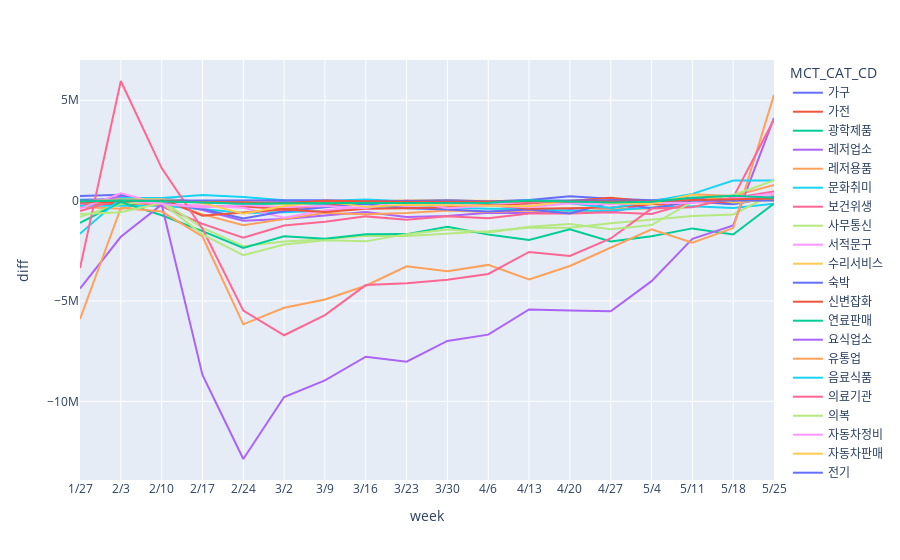

Notebook cell for this chart:
### Code cell
fig = px.line(daegu_total_diff2, x="week", y="diff", color='MCT_CAT_CD')

fig.update_layout(xaxis=dict(tickmode='array', tickvals=np.arange(0, len(test2)), ticktext=test2))
fig.show()

### Figure 1 — Plotly figure (JSON) as saved in the notebook; plotly's stock layout.template omitted (floating-point values rounded to 4 significant figures)
{"data": [{"hovertemplate": "MCT_CAT_CD=가구<br>week=%{x}<br>diff=%{y}<extra></extra>", "legendgroup": "가구", "line": {"color": "#636efa", "dash": "solid"}, "mode": "lines", "name": "가구", "orientation": "v", "showlegend": true, "type": "scatter", "x": [5, 6, 7, 8, 9, 10, 11, 12, 13, 14, 15, 16, 17, 18, 19, 20, 21, 22], "xaxis": "x", "y": [38804, 74850, 90530, -69128, -134735, -79736, -149519, -81859, -17530, 29293, -38405, 36900, 214308, 90774, 22951, 141984, 18020, 225964], "yaxis": "y"}, {"hovertemplate": "MCT_CAT_CD=가전<br>week=%{x}<br>diff=%{y}<extra></extra>", "legendgroup": "가전", "line": {"color": "#EF553B", "dash": "solid"}, "mode": "lines", "name": "가전", "orientation": "v", "showlegend": true, "type": "scatter", "x": [5, 6, 7, 8, 9, 10, 11, 12, 13, 14, 15, 16, 17, 18, 19, 20, 21, 22], "xaxis": "x", "y": [-229385, -153806, -227815, -241938, -290181, -417006, -238773, -92582, -105888, -121577, -214425, -143661, -24205, 146155, -54072, -54296, 7964, 53339], "yaxis": "y"}, {"hovertemplate": "MCT_CAT_CD=광학제품<br>week=%{x}<br>diff=%{y}<extra></extra>", "legendgroup": "광학제품", "line": {"color": "#00cc96", "dash": "solid"}, "mode": "lines", "name": "광학제품", "orientation": "v", "showlegend": true, "type": "scatter", "x": [5, 6, 7, 8, 9, 10, 11, 12, 13, 14, 15, 16, 17, 18, 19, 20, 21, 22], "xaxis": "x", "y": [14191, -64254, -51919, -65383, -152572, -169267, -131898, -78215, -106304, -63520, -44912, -14678, -14878, -57925, -44343, 2473, -21398, 52326], "yaxis": "y"}, {"hovertemplate": "MCT_CAT_CD=레저업소<br>week=%{x}<br>diff=%{y}<extra></extra>", "legendgroup": "레저업소", "line": {"color": "#ab63fa", "dash": "solid"}, "mode": "lines", "name": "레저업소", "orientation": "v", "showlegend": true, "type": "scatter", "x": [5, 6, 7, 8, 9, 10, 11, 12, 13, 14, 15, 16, 17, 18, 19, 20, 21, 22], "xaxis": "x", "y": [-156988, 204488, -65415, -468171, -997057, -919544, -738069, -561318, -817577, -771985, -602077, -619872, -465978, -583454, -127168, -16823, -165495, 222107], "yaxis": "y"}, {"hovertemplate": "MCT_CAT_CD=레저용품<br>week=%{x}<br>diff=%{y}<extra></extra>", "legendgroup": "레저용품", "line": {"color": "#FFA15A", "dash": "solid"}, "mode": "lines", "name": "레저용품", "orientation": "v", "showlegend": true, "type": "scatter", "x": [5, 6, 7, 8, 9, 10, 11, 12, 13, 14, 15, 16, 17, 18, 19, 20, 21, 22], "xaxis": "x", "y": [-320717, -409102, 17570, -684727, -1227516, -907616, -610305, -674463, -615417, -486721, -566120, -487038, -588265, -425684, -388541, 320812, 227632, 780925], "yaxis": "y"}, {"hovertemplate": "MCT_CAT_CD=문화취미<br>week=%{x}<br>diff=%{y}<extra></extra>", "legendgroup": "문화취미", "line": {"color": "#19d3f3", "dash": "solid"}, "mode": "lines", "name": "문화취미", "orientation": "v", "showlegend": true, "type": "scatter", "x": [5, 6, 7, 8, 9, 10, 11, 12, 13, 14, 15, 16, 17, 18, 19, 20, 21, 22], "xaxis": "x", "y": [-258025, -241403, -259890, -418748, -618689, -577508, -509444, -313521, -353370, -344475, -400971, -414137, -504362, -489397, -344357, -280995, -370005, -150522], "yaxis": "y"}, {"hovertemplate": "MCT_CAT_CD=보건위생<br>week=%{x}<br>diff=%{y}<extra></extra>", "legendgroup": "보건위생", "line": {"color": "#FF6692", "dash": "solid"}, "mode": "lines", "name": "보건위생", "orientation": "v", "showlegend": true, "type": "scatter", "x": [5, 6, 7, 8, 9, 10, 11, 12, 13, 14, 15, 16, 17, 18, 19, 20, 21, 22], "xaxis": "x", "y": [-517481, 76514, -282542, -1160320, -1850803, -1239675, -1051160, -784891, -958154, -777439, -875831, -639988, -646759, -573670, -667204, -87209, 136146, 460176], "yaxis": "y"}, {"hovertemplate": "MCT_CAT_CD=사무통신<br>week=%{x}<br>diff=%{y}<extra></extra>", "legendgroup": "사무통신", "line": {"color": "#B6E880", "dash": "solid"}, "mode": "lines", "name": "사무통신", "orientation": "v", "showlegend": true, "type": "scatter", "x": [5, 6, 7, 8, 9, 10, 11, 12, 13, 14, 15, 16, 17, 18, 19, 20, 21, 22], "xaxis": "x", "y": [-807821, -164405, -24676, -1359850, -2273872, -2034483, -1923686, -1750867, -1767024, -1640148, -1523863, -1345664, -1353056, -1123623, -928544, -761307, -689948, 345428], "yaxis": "y"}, {"hovertemplate": "MCT_CAT_CD=서적문구<br>week=%{x}<br>diff=%{y}<extra></extra>", "legendgroup": "서적문구", "line": {"color": "#FF97FF", "dash": "solid"}, "mode": "lines", "name": "서적문구", "orientation": "v", "showlegend": true, "type": "scatter", "x": [5, 6, 7, 8, 9, 10, 11, 12, 13, 14, 15, 16, 17, 18, 19, 20, 21, 22], "xaxis": "x", "y": [-146785, 24552, -151334, -255879, -352662, -851644, -477232, -310525, -273003, -156257, -164367, -63460, -92531, -97740, -57491, 8969, 28789, 223648], "yaxis": "y"}, {"hovertemplate": "MCT_CAT_CD=수리서비스<br>week=%{x}<br>diff=%{y}<extra></extra>", "legendgroup": "수리서비스", "line": {"color": "#FECB52", "dash": "solid"}, "mode": "lines", "name": "수리서비스", "orientation": "v", "showlegend": true, "type": "scatter", "x": [5, 6, 7, 8, 9, 10, 11, 12, 13, 14, 15, 16, 17, 18, 19, 20, 21, 22], "xaxis": "x", "y": [-38639, 50272, 45588, -55447, -75532, -169284, -9653, -38985, 20442, 1912, 13583, -40515, -52077, -48162, -20842, 22687, 31337, -1099], "yaxis": "y"}, {"hovertemplate": "MCT_CAT_CD=숙박<br>week=%{x}<br>diff=%{y}<extra></extra>", "legendgroup": "숙박", "line": {"color": "#636efa", "dash": "solid"}, "mode": "lines", "name": "숙박", "orientation": "v", "showlegend": true, "type": "scatter", "x": [5, 6, 7, 8, 9, 10, 11, 12, 13, 14, 15, 16, 17, 18, 19, 20, 21, 22], "xaxis": "x", "y": [228099, 290344, -121658, -419879, -892866, -534575, -333494, -168431, -376854, -436612, -542639, -444822, -640069, -95174, -376361, -45165, -181178, 177106], "yaxis": "y"}, {"hovertemplate": "MCT_CAT_CD=신변잡화<br>week=%{x}<br>diff=%{y}<extra></extra>", "legendgroup": "신변잡화", "line": {"color": "#EF553B", "dash": "solid"}, "mode": "lines", "name": "신변잡화", "orientation": "v", "showlegend": true, "type": "scatter", "x": [5, 6, 7, 8, 9, 10, 11, 12, 13, 14, 15, 16, 17, 18, 19, 20, 21, 22], "xaxis": "x", "y": [-102566, -74431, 96412, -753634, -586500, -439833, -564148, -407457, -385205, -332969, -219900, -402711, -381380, -337634, -179656, -86109, -64959, 69096], "yaxis": "y"}, {"hovertemplate": "MCT_CAT_CD=연료판매<br>week=%{x}<br>diff=%{y}<extra></extra>", "legendgroup": "연료판매", "line": {"color": "#00cc96", "dash": "solid"}, "mode": "lines", "name": "연료판매", "orientation": "v", "showlegend": true, "type": "scatter", "x": [5, 6, 7, 8, 9, 10, 11, 12, 13, 14, 15, 16, 17, 18, 19, 20, 21, 22], "xaxis": "x", "y": [-1112737, -75220, -726723, -1520453, -2357647, -1774220, -1901624, -1670009, -1668484, -1304077, -1683456, -1961521, -1422930, -2035342, -1779841, -1383309, -1686203, -147338], "yaxis": "y"}, {"hovertemplate": "MCT_CAT_CD=요식업소<br>week=%{x}<br>diff=%{y}<extra></extra>", "legendgroup": "요식업소", "line": {"color": "#ab63fa", "dash": "solid"}, "mode": "lines", "name": "요식업소", "orientation": "v", "showlegend": true, "type": "scatter", "x": [5, 6, 7, 8, 9, 10, 11, 12, 13, 14, 15, 16, 17, 18, 19, 20, 21, 22], "xaxis": "x", "y": [-4378957, -1801534, -198440, -8684916, -12874521, -9787905, -8955529, -7778253, -8024649, -6993854, -6676594, -5421725, -5474836, -5517622, -4011384, -1899633, -1234981, 4118978], "yaxis": "y"}, {"hovertemplate": "MCT_CAT_CD=유통업<br>week=%{x}<br>diff=%{y}<extra></extra>", "legendgroup": "유통업", "line": {"color": "#FFA15A", "dash": "solid"}, "mode": "lines", "name": "유통업", "orientation": "v", "showlegend": true, "type": "scatter", "x": [5, 6, 7, 8, 9, 10, 11, 12, 13, 14, 15, 16, 17, 18, 19, 20, 21, 22], "xaxis": "x", "y": [-5900638, -367675, -546799, -1785707, -6162885, -5341188, -4925367, -4241518, -3270435, -3518722, -3202768, -3923916, -3255842, -2355148, -1434050, -2096776, -1369008, 5272586], "yaxis": "y"}, {"hovertemplate": "MCT_CAT_CD=음료식품<br>week=%{x}<br>diff=%{y}<extra></extra>", "legendgroup": "음료식품", "line": {"color": "#19d3f3", "dash": "solid"}, "mode": "lines", "name": "음료식품", "orientation": "v", "showlegend": true, "type": "scatter", "x": [5, 6, 7, 8, 9, 10, 11, 12, 13, 14, 15, 16, 17, 18, 19, 20, 21, 22], "xaxis": "x", "y": [-1650496, 130141, 137145, 280500, 181347, 18933, -21094, 55175, -25119, -69683, -107270, 17255, -136020, -363901, -33713, 337254, 1002295, 997277], "yaxis": "y"}, {"hovertemplate": "MCT_CAT_CD=의료기관<br>week=%{x}<br>diff=%{y}<extra></extra>", "legendgroup": "의료기관", "line": {"color": "#FF6692", "dash": "solid"}, "mode": "lines", "name": "의료기관", "orientation": "v", "showlegend": true, "type": "scatter", "x": [5, 6, 7, 8, 9, 10, 11, 12, 13, 14, 15, 16, 17, 18, 19, 20, 21, 22], "xaxis": "x", "y": [-3364017, 5961031, 1620709, -1404485, -5480557, -6709125, -5702996, -4209914, -4121131, -3937543, -3651666, -2556709, -2760013, -1885429, -396145, -324419, 157067, 4041203], "yaxis": "y"}, {"hovertemplate": "MCT_CAT_CD=의복<br>week=%{x}<br>diff=%{y}<extra></extra>", "legendgroup": "의복", "line": {"color": "#B6E880", "dash": "solid"}, "mode": "lines", "name": "의복", "orientation": "v", "showlegend": true, "type": "scatter", "x": [5, 6, 7, 8, 9, 10, 11, 12, 13, 14, 15, 16, 17, 18, 19, 20, 21, 22], "xaxis": "x", "y": [-667576, -581108, -115721, -1681757, -2721738, -2182220, -1975775, -2029709, -1669877, -1434293, -1588178, -1300956, -1161589, -1425815, -1218755, -54036, 277256, 1012031], "yaxis": "y"}, {"hovertemplate": "MCT_CAT_CD=자동차정비<br>week=%{x}<br>diff=%{y}<extra></extra>", "legendgroup": "자동차정비", "line": {"color": "#FF97FF", "dash": "solid"}, "mode": "lines", "name": "자동차정비", "orientation": "v", "showlegend": true, "type": "scatter", "x": [5, 6, 7, 8, 9, 10, 11, 12, 13, 14, 15, 16, 17, 18, 19, 20, 21, 22], "xaxis": "x", "y": [-398700, 364753, -170250, -343226, -219630, -320432, -268571, -374290, 15641, -377476, -252954, -336021, -130860, -186697, -104104, -121923, 104497, 368544], "yaxis": "y"}, {"hovertemplate": "MCT_CAT_CD=자동차판매<br>week=%{x}<br>diff=%{y}<extra></extra>", "legendgroup": "자동차판매", "line": {"color": "#FECB52", "dash": "solid"}, "mode": "lines", "name": "자동차판매", "orientation": "v", "showlegend": true, "type": "scatter", "x": [5, 6, 7, 8, 9, 10, 11, 12, 13, 14, 15, 16, 17, 18, 19, 20, 21, 22], "xaxis": "x", "y": [-35893, 56565, 66779, -121982, -650094, -271496, -37711, -311138, -206248, -215688, -253254, -283639, 5424, -122476, -165116, 307033, -95818, 53218], "yaxis": "y"}, {"hovertemplate": "MCT_CAT_CD=전기<br>week=%{x}<br>diff=%{y}<extra></extra>", "legendgroup": "전기", "line": {"color": "#636efa", "dash": "solid"}, "mode": "lines", "name": "전기", "orientation": "v", "showlegend": true, "type": "scatter", "x": [5, 6, 7, 8, 9, 10, 11, 12, 13, 14, 15, 16, 17, 18, 19, 20, 21, 22], "xaxis": "x", "y": [-10921, -6743, -3101, -10669, 4943, 6932, 13847, -37183, -7161, 11565, -25906, 8453, 630, 20116, -5120, 8644, 3528, 12406], "yaxis": "y"}, {"hovertemplate": "MCT_CAT_CD=주방용구<br>week=%{x}<br>diff=%{y}<extra></extra>", "legendgroup": "주방용구", "line": {"color": "#EF553B", "dash": "solid"}, "mode": "lines", "name": "주방용구", "orientation": "v", "showlegend": true, "type": "scatter", "x": [5, 6, 7, 8, 9, 10, 11, 12, 13, 14, 15, 16, 17, 18, 19, 20, 21, 22], "xaxis": "x", "y": [-72928, -17223, -22477, -79229, -74775, -114053, -11252, -40760, -53953, -50151, -47237, -11386, -29577, -28818, -35379, 32253, 70806, 111791], "yaxis": "y"}, {"hovertemplate": "MCT_CAT_CD=직물<br>week=%{x}<br>diff=%{y}<extra></extra>", "legendgroup": "직물", "line": {"color": "#00cc96", "dash": "solid"}, "mode": "lines", "name": "직물", "orientation": "v", "showlegend": true, "type": "scatter", "x": [5, 6, 7, 8, 9, 10, 11, 12, 13, 14, 15, 16, 17, 18, 19, 20, 21, 22], "xaxis": "x", "y": [-45275, 920, -29996, -102789, -150542, -131670, -126408, -97435, -99386, -102111, -100982, 11602, -55629, -87302, -51770, 138981, 240329, 144302], "yaxis": "y"}], "layout": {"legend": {"title": {"text": "MCT_CAT_CD"}, "tracegroupgap": 0}, "margin": {"t": 60}, "xaxis": {"anchor": "y", "domain": [0, 1], "tickmode": "array", "ticktext": ["12/23", "12/30", "1/6", "1/13", "1/20", "1/27", "2/3", "2/10", "2/17", "2/24", "3/2", "3/9", "3/16", "3/23", "3/30", "4/6", "4/13", "4/20", "4/27", "5/4", "5/11", "5/18", "5/25", "6/1", "6/8", "6/15", "6/22", "6/29", "7/6", "7/13", "7/20", "7/27", "8/3", "8/10", "8/17", "8/24", "8/31", "9/7", "9/14", "9/21", "9/28", "10/5", "10/12", "10/19", "10/26", "11/2", "11/9", "11/16", "11/23", "11/30", "12/7", "12/14"], "tickvals": [0, 1, 2, 3, 4, 5, 6, 7, 8, 9, 10, 11, 12, 13, 14, 15, 16, 17, 18, 19, 20, 21, 22, 23, 24, 25, 26, 27, 28, 29, 30, 31, 32, 33, 34, 35, 36, 37, 38, 39, 40, 41, 42, 43, 44, 45, 46, 47, 48, 49, 50, 51], "title": {"text": "week"}}, "yaxis": {"anchor": "x", "domain": [0, 1], "title": {"text": "diff"}}}}
